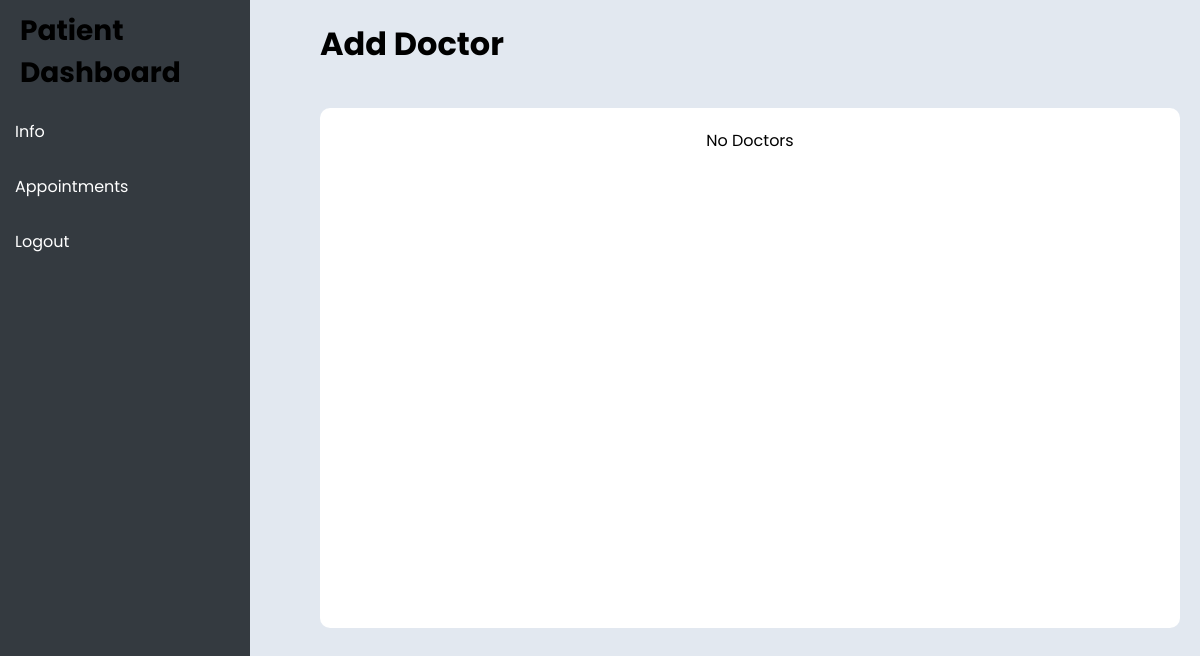
Before: /patient/add-doctor (signed in) with the older database file.
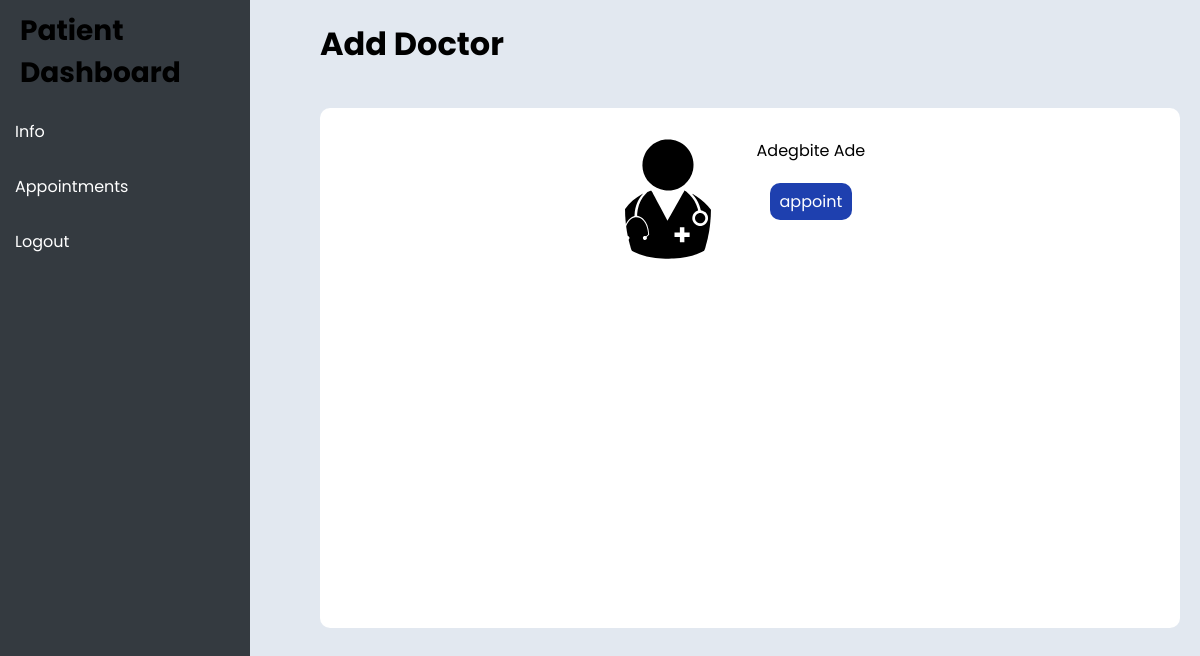
After: the same page with the newer database file.
### app/models.py (models this page shows)
class Doctor(db.Model):
    id = db.Column(db.Integer, primary_key=True)
    name = db.Column(db.String(120), nullable=True)
    phone = db.Column(db.String(120), nullable=True)
    user_id = db.Column(db.Integer, db.ForeignKey('user.id'), nullable=False)
    appointments = db.relationship('Appointment', back_populates='doctor', lazy=True)

### app/routes.py (the view)
@main.route("/patient/add-doctor")
def add_doctor():
    if 'user_id' not in session:
        return redirect(url_for('main.login'))
    doctors = Doctor.query.all()  # Fetch all doctors from the database
    return render_template('add-doctor.html', doctors=doctors)

### app/__init__.py (called while the page is built)
@app.before_request
def create_tables():
    db.create_all()

### app/templates/add-doctor.html
{% extends "patient-dashboard.html" %}
{% block view %}
  <h1 class="mb">Add Doctor</h1>
  <div class="add-doctor">
    {% if doctors %}
      <div class="doctor-list">
        {% for doctor in doctors %}
          <div class="doctor-item">
            <div class="image-container">
              <img src="{{ url_for('static', filename='images/doctor.svg') }}" alt="doctor">
            </div>
            <div class="sublist">
              <p class="doctor-item-para">{{doctor.name}}</p>
              <a href="{{url_for('main.appoint')}}?doctor_id={{doctor.id}}" class="appoint-btn">appoint</a>
            </div>
          </div>
        {% endfor %}
      </div>
    {% else %}
      <p class="empty">No Doctors</p>
    {% endif %}
  </div>
{% endblock %}

Changed rows visible on the page:
added Doctor: name "Adegbite Ade"
Other visible differences:
text no longer shown: "No Doctors"
